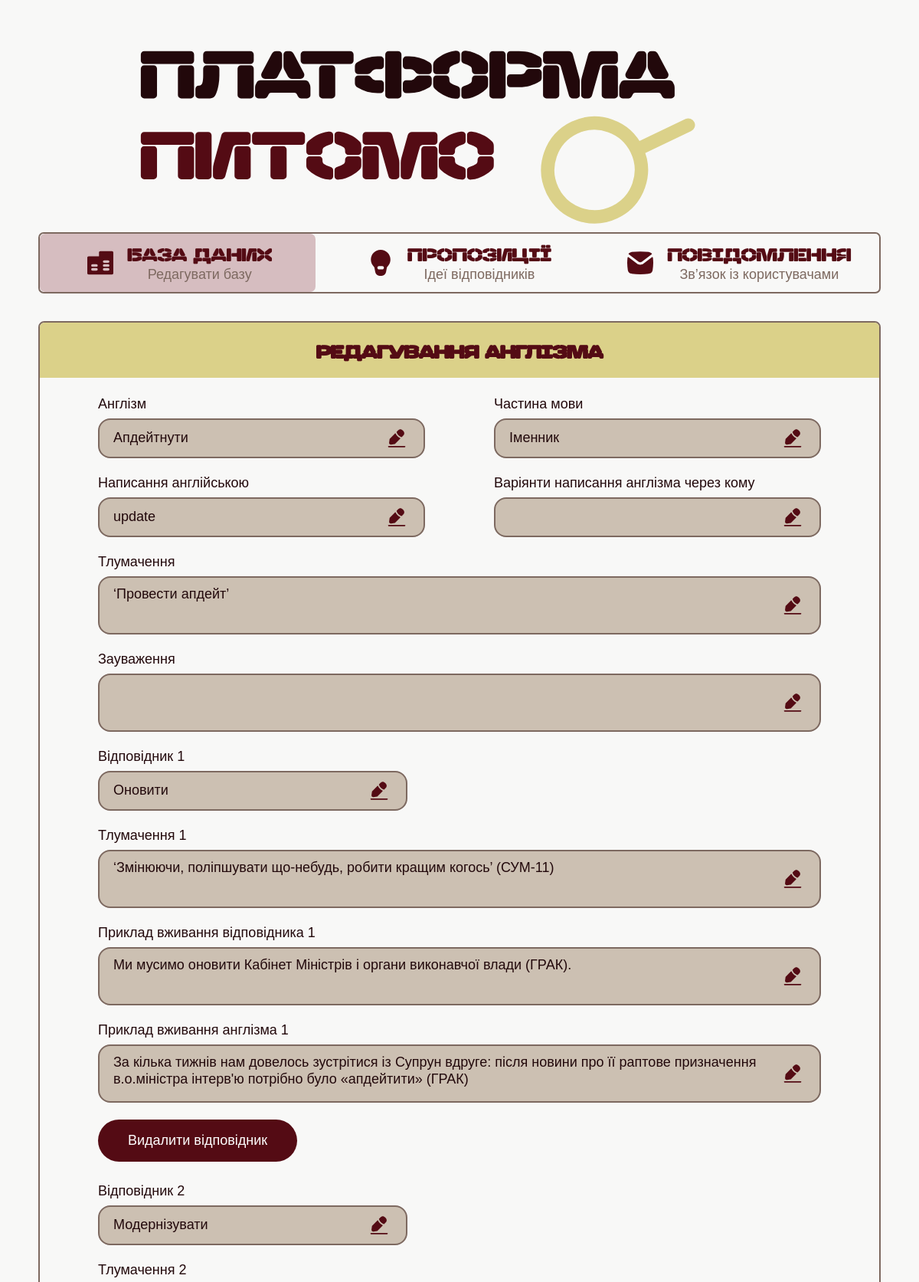
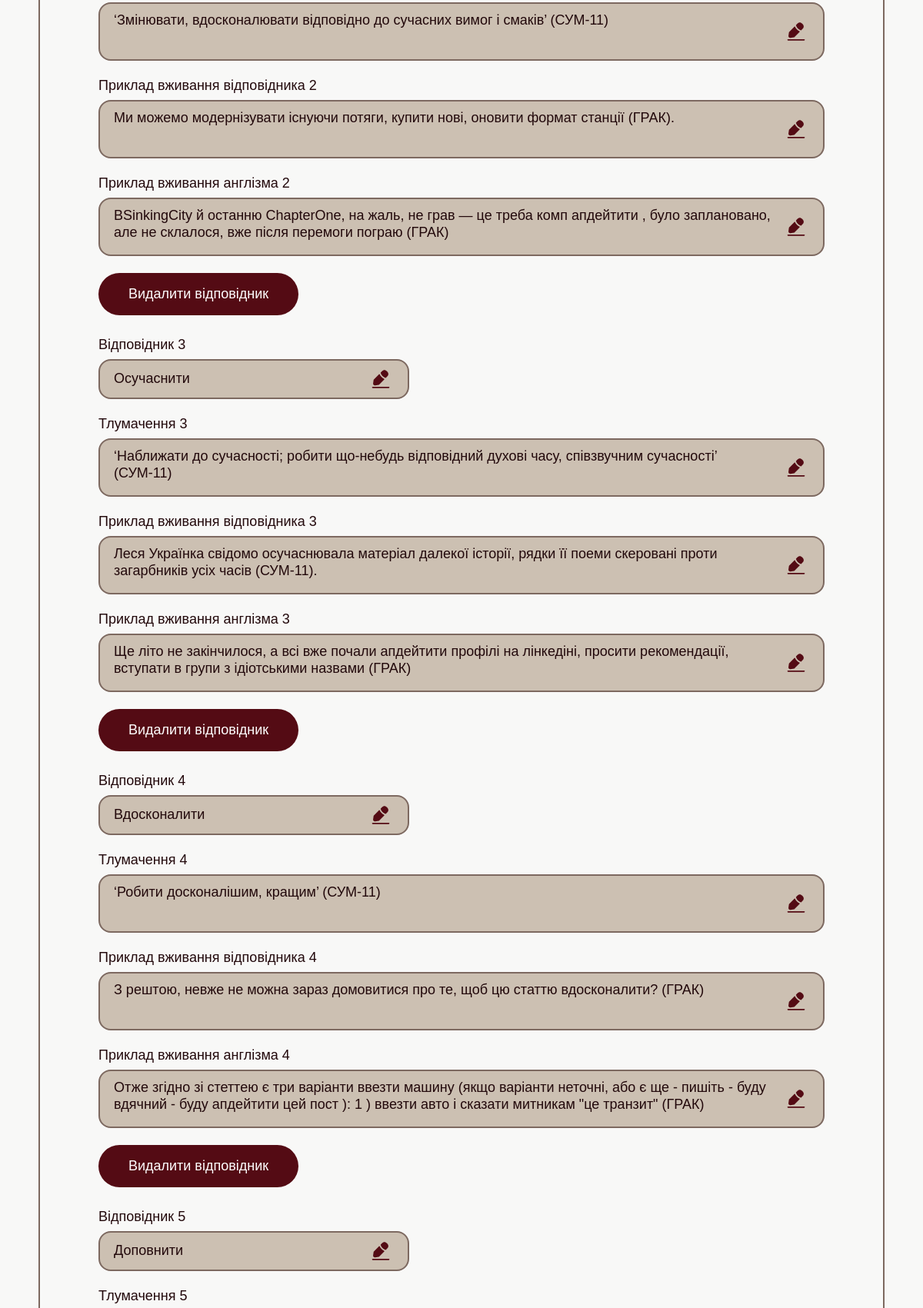
/admin_edit_anglicism/55 (signed in, upper part), run on the app's committed database (2 pictures, top to bottom).
### tables this page shows
CREATE TABLE "Англізм" (
"ID" INTEGER,
  "Англізм" TEXT,
  "Частина мови" TEXT,
  "Оригінальне написання англізма" TEXT,
  "Тлумачення" TEXT,
  "Зауваження" TEXT
);

CREATE TABLE "Відповідник" (
"ID" INTEGER,
  "ID англізма" INTEGER,
  "Відповідник" TEXT,
  "Тлумачення" TEXT,
  "Приклад вживання відповідника" TEXT,
  "Приклад вживання англізма" TEXT
);

### app.py (the view, shortened to what this page needs)
@app.route(
    "/admin_edit_anglicism/<int:anglicism_id>",
    methods=["GET", "POST"]
)
def admin_edit_anglicism(anglicism_id):
    if not session.get("admin_logged_in"):
        return redirect(url_for("admin_login"))
    conn = sqlite3.connect(DB_PATH)
    cursor = conn.cursor()
    anglicism_data = get_anglicism_by_id(
        anglicism_id
    )
    if not anglicism_data:
        conn.close()
        return redirect(url_for("admin_database"))
    equivalents = anglicism_data["replacements"]
    conn.close()
    return render_template(
        "admin_edit_anglicism.html",
        anglicism={
            "id": anglicism_data["id"],
            "word": anglicism_data["anglicism"],
            "part_of_speech": anglicism_data["part_of_speech"],
            "english_word": anglicism_data["original_spelling"],
            "definition": anglicism_data["definition"],
            "notes": "",
            "variants": ", ".join(anglicism_data["variants"])
        },
        equivalents=equivalents
    )

### templates/admin_edit_anglicism.html (shortened to what this page needs)
<!DOCTYPE html>
<html lang="uk">
<head>
  <link
    rel="stylesheet"
    href="{{ url_for('static', filename='css/admin_edit_anglicism.css') }}"
  />
</head>
<body>
<header class="admin-header">
  <img
    class="logo"
    src="{{ url_for('static', filename='images/Лого.svg') }}"
    alt="Платформа Питомо"
  />
  <nav class="admin-nav">
    <a
      href="{{ url_for('admin_database') }}"
      class="admin-nav-item active"
    >
      <img
        src="{{ url_for('static', filename='images/іконка_база_даних.svg') }}"
        alt=""
      />
      <div>
        <span>База даних</span>
        <small>Редагувати базу</small>
      </div>
    </a>
    <a
      href="{{ url_for('admin_suggestions') }}"
      class="admin-nav-item"
    >
      <img
        src="{{ url_for('static', filename='images/іконка_лампочка.svg') }}"
        alt=""
      />
      <div>
        <span>Пропозиції</span>
        <small>Ідеї відповідників</small>
      </div>
    </a>
    <a
      href="{{ url_for('admin_messages') }}"
      class="admin-nav-item"
    >
      <img
        src="{{ url_for('static', filename='images/іконка_повідомлення.svg') }}"
        alt=""
      />
      <div>
        <span>Повідомлення</span>
        <small>Зв’язок із користувачами</small>
      </div>
    </a>
  </nav>
</header>
<main>
  <section class="edit-card">
    <div class="edit-card-header">
      <h1>Редагування англізма</h1>
    </div>
    <form
      class="edit-form"
      method="POST"
      action="{{ url_for('admin_edit_anglicism', anglicism_id=anglicism.id) }}"
    >
      <div class="form-row">
        <label>
          Англізм
          <div class="editable-field short">
            <span
              class="editable-text"
              contenteditable="true"
              data-input-id="anglicism-word-input"
            >
              {{ anglicism.word }}
            </span>
            <button type="button">
              <img
                src="{{ url_for('static', filename='images/іконка_редагувати.svg') }}"
                alt="Редагувати"
              />
            </button>
          </div>
        </label>
        <label>
          Частина мови
          <div class="editable-field short">
            <span
              class="editable-text"
              contenteditable="true"
              data-input-id="part-of-speech-input"
            >
              {{ anglicism.part_of_speech }}
            </span>
            <button type="button">
              <img
                src="{{ url_for('static', filename='images/іконка_редагувати.svg') }}"
                alt="Редагувати"
              />
            </button>
          </div>
        </label>
      </div>
      <div class="form-row">
        <label>
          Написання англійською
          <div class="editable-field short">
            <span
              class="editable-text"
              contenteditable="true"
              data-input-id="english-input"
            >
              {{ anglicism.english_word }}
            </span>
            <button type="button">
              <img
                src="{{ url_for('static', filename='images/іконка_редагувати.svg') }}"
                alt="Редагувати"
              />
            </button>
          </div>
        </label>
        <label>
          Варіянти написання англізма через кому
          <div class="editable-field short">
            <span
              class="editable-text"
              contenteditable="true"
              data-input-id="variants-input"
            >
            </span>
            <button type="button">
              <img
                src="{{ url_for('static', filename='images/іконка_редагувати.svg') }}"
                alt="Редагувати"
              />
            </button>
          </div>
        </label>
      </div>
      <label>
        Тлумачення
        <div class="editable-field large">
          <span
            class="editable-text"
            contenteditable="true"
            data-input-id="definition-input"
          >
            {{ anglicism.definition }}
          </span>
          <button type="button">
            <img
              src="{{ url_for('static', filename='images/іконка_редагувати.svg') }}"
              alt="Редагувати"
            />
          </button>
        </div>
      </label>
      <label>
        Зауваження
        <div class="editable-field large">
          <span
            class="editable-text"
            contenteditable="true"
            data-input-id="notes-input"
          >
          </span>
          <button type="button">
            <img
              src="{{ url_for('static', filename='images/іконка_редагувати.svg') }}"
              alt="Редагувати"
            />
          </button>
        </div>
      </label>
      <div id="equivalents-container">
        {% for equivalent in equivalents %}
        <div class="equivalent-block">
          <label class="short-field">
            <span class="equivalent-title">
            </span>
            <div class="editable-field short">
              <span
                class="editable-text equivalent-word"
                contenteditable="true"
              >
                {{ equivalent.word }}
              </span>
              <button type="button">
                <img
                  src="{{ url_for('static', filename='images/іконка_редагувати.svg') }}"
                  alt="Редагувати"
                />
              </button>
            </div>
          </label>
          <label>
            <span class="meaning-title">
            </span>
            <div class="editable-field large">
              <span
                class="editable-text equivalent-definition"
                contenteditable="true"
              >
                {{ equivalent.definition }}
              </span>
              <button type="button">
                <img
                  src="{{ url_for('static', filename='images/іконка_редагувати.svg') }}"
                  alt="Редагувати"
                />
              </button>
            </div>
          </label>
          <label>
            <span class="example-equivalent-title">
            </span>
            <div class="editable-field large">
              <span
                class="editable-text equivalent-example"
                contenteditable="true"
              >
                {{ equivalent.example_equivalent }}
              </span>
              <button type="button">
                <img
                  src="{{ url_for('static', filename='images/іконка_редагувати.svg') }}"
                  alt="Редагувати"
                />
              </button>
            </div>
          </label>
          <label>
            <span class="example-anglicism-title">
            </span>
            <div class="editable-field large">
              <span
                class="editable-text anglicism-example"
                contenteditable="true"
              >
                {{ equivalent.example_anglicism }}
              </span>
              <button type="button">
                <img
                  src="{{ url_for('static', filename='images/іконка_редагувати.svg') }}"
                  alt="Редагувати"
                />
              </button>
            </div>
          </label>
          <button
            class="delete-equivalent-button"
            type="button"
          >
            Видалити відповідник
          </button>
        </div>
        {% endfor %}
      </div>
    </form>
  </section>
</main>
</body>
</html>

### static/css/admin_edit_anglicism.css (style rules this page uses)
:root { --bg: #f8f8f7; --beige: #ccc0b2; --brown: #7d6960; --dark: #22080b; --yellow: #dbd189; --wine: #540b14; --active: #d6bdc0; --field-fill: #ccc0b2; }
* { box-sizing: border-box; }
body { margin: 0; background: var(--bg); color: var(--dark); font-family: "Noto Sans Hebrew New", Arial, sans-serif; }
.admin-header { width: 1100px; margin: 35px auto 0; }
.logo { display: block; width: 835px; max-width: 100%; margin: 0 auto; }
.admin-nav { width: 1100px; height: 80px; display: grid; grid-template-columns: repeat(3, 1fr); border: 2px solid var(--brown); border-radius: 7px; overflow: hidden; background: var(--bg); position: relative; }
.admin-nav::before { content: ""; position: absolute; top: 0; left: 0; height: 100%; background: var(--active); border-radius: 7px; transition: all 0.35s ease; z-index: 0; width: 360px; transform: translateX(0); }
.admin-nav-item { display: flex; align-items: center; justify-content: center; gap: 18px; text-decoration: none; color: var(--dark); position: relative; z-index: 1; }
.admin-nav-item.active, .admin-nav-item:hover { background: transparent; }
.admin-nav-item img { width: 34px; height: 34px; }
.admin-nav-item span { font-family: "Nastup Soft", Impact, sans-serif; font-size: 24px; line-height: 1; text-transform: uppercase; color: var(--wine); }
.admin-nav-item small { display: block; margin-top: 4px; font-size: 18px; line-height: 1; color: var(--brown); text-align: center; }
.edit-card { width: 1100px; margin: 36px auto 70px; border: 2px solid var(--brown); border-radius: 8px; overflow: hidden; background: var(--bg); }
.edit-card-header { height: 72px; background: var(--yellow); display: flex; align-items: center; justify-content: center; }
.edit-card-header h1 { margin: 0; font-family: "Nastup Soft", Impact, sans-serif; font-size: 24px; line-height: 1; text-transform: uppercase; color: var(--wine); }
.edit-form { padding: 24px 76px 34px; }
.form-row { display: grid; grid-template-columns: 1fr 1fr; gap: 90px; margin-bottom: 22px; }
.edit-form label { display: flex; flex-direction: column; font-size: 18px; color: var(--dark); margin-bottom: 22px; }
.form-row label { margin-bottom: 0; }
.editable-field, .edit-form input { width: 100%; margin-top: 8px; border: 2px solid var(--brown); border-radius: 16px; background: var(--field-fill); padding: 10px 18px; font-family: "Noto Sans Hebrew New", Arial, sans-serif; font-size: 18px; color: var(--dark); outline: none; }
.editable-field { display: grid; grid-template-columns: 1fr 34px; align-items: center; gap: 12px; }
.editable-field.short { min-height: 43px; }
.editable-field.large { min-height: 76px; }
.editable-field span { line-height: 1.25; }
.editable-field button { border: none; background: transparent; cursor: pointer; padding: 0; display: flex; align-items: center; justify-content: center; }
.editable-field button img { width: 28px; height: 28px; transition: filter 0.25s ease; }
.short-field { width: 404px; }
.equivalent-block { margin-bottom: 28px; }
.delete-equivalent-button { width: 260px; height: 55px; margin-bottom: 28px; border: none; border-radius: 30px; background: var(--wine); color: white; font-size: 18px; cursor: pointer; display: flex; align-items: center; justify-content: center; transition: background-color 0.25s ease, color 0.25s ease; }
.delete-equivalent-button { width: 260px; height: 55px; margin-bottom: 28px; border: none; border-radius: 30px; background: var(--wine); color: white; font-size: 18px; cursor: pointer; }
.editable-text { border: none; outline: none; background: transparent; }
.editable-field .editable-text { display: block; width: 100%; min-height: 24px; cursor: text; }
.editable-field.large .editable-text { min-height: 52px; }
.editable-field.short .editable-text { min-height: 24px; }

### data on the page
Англізм: word "Апдейтнути", part_of_speech "Іменник", english_word "update", definition "‘Провести апдейт’"
Відповідник: word "Оновити", definition "‘Змінюючи, поліпшувати що-небудь, робити кращим когось’ (СУМ-11)", example_equivalent "Ми мусимо оновити Кабінет Міністрів і органи виконавчої влади (ГРАК).", example_anglicism "За кілька тижнів нам довелось зустрітися із Супрун вдруге: після новини про її раптове призначення в.о.міністра інтерв'ю потрібно було «апдейтити» (ГРАК)"
Відповідник: word "Модернізувати", definition "‘Змінювати, вдосконалювати відповідно до сучасних вимог і смаків’ (СУМ-11)", example_equivalent "Ми можемо модернізувати існуючи потяги, купити нові, оновити формат станції (ГРАК).", example_anglicism "ВSinkingCity й останню ChapterOne, на жаль, не грав — це треба комп апдейтити , було заплановано, але не склалося, вже після перемоги пограю (ГРАК)"
Відповідник: word "Осучаснити", definition "‘Наближати до сучасності; робити що-небудь відповідний духові часу, співзвучним сучасності’ (СУМ-11)", example_equivalent "Леся Українка свідомо осучаснювала матеріал далекої історії, рядки її поеми скеровані проти загарбників усіх часів (СУМ-11).", example_anglicism "Ще літо не закінчилося, а всі вже почали апдейтити профілі на лінкедіні, просити рекомендації, вступати в групи з ідіотськими назвами (ГРАК)"
Відповідник: word "Вдосконалити", definition "‘Робити досконалішим, кращим’ (СУМ-11)", example_equivalent "З рештою, невже не можна зараз домовитися про те, щоб цю статтю вдосконалити? (ГРАК)", example_anglicism "Отже згідно зі стеттею є три варіанти ввезти машину (якщо варіанти неточні, або є ще - пишіть - буду вдячний - буду апдейтити цей пост ): 1 ) ввезти авто і сказати митникам \"це транзит\" (ГРАК)"
Відповідник: word "Доповнити"
